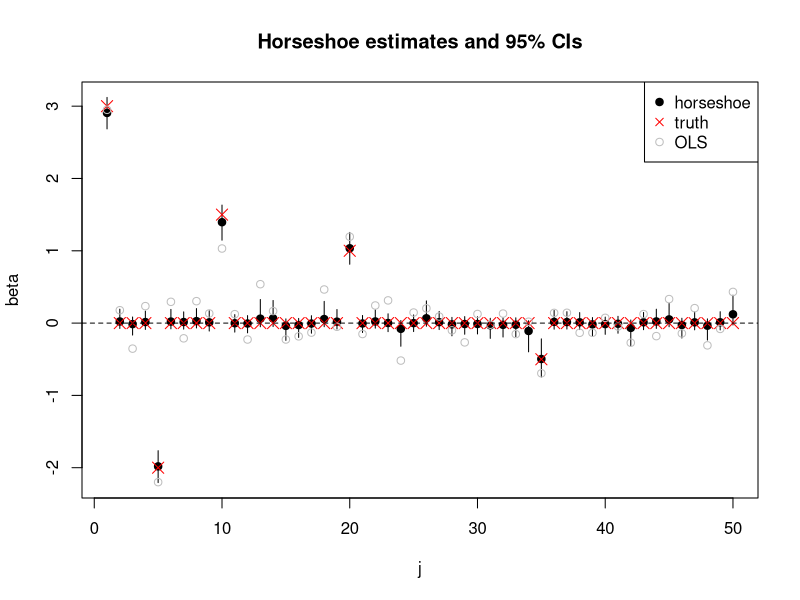
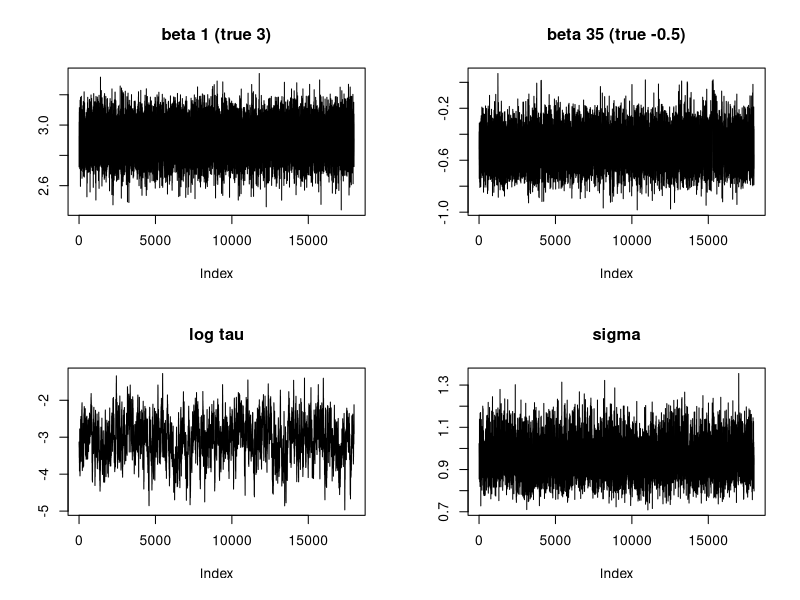
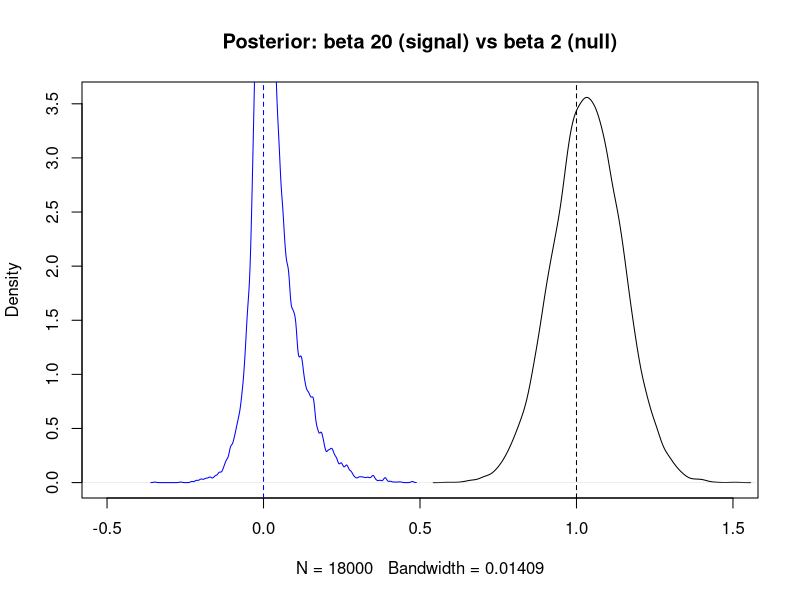

Reproduce these figures in R, in order.
# Horseshoe linear regression on synthetic data (Gibbs sampler, base R)
# Model and updates follow ../Notes/horseshoe_linear_regression.tex

set.seed(1)

# ---- Simulate data ----------------------------------------------------------
n <- 100
p <- 50
beta_true <- rep(0, p)
beta_true[c(1, 5, 10, 20, 35)] <- c(3, -2, 1.5, 1, -0.5)

Sigma <- 0.5^abs(outer(1:p, 1:p, "-"))
X <- matrix(rnorm(n * p), n, p) %*% chol(Sigma)
X <- scale(X) * sqrt(n / (n - 1))       # centered, X_j'X_j = n
y <- 2 + X %*% beta_true + rnorm(n)
y <- drop(y)

# ---- Gibbs sampler ----------------------------------------------------------
rinvgamma <- function(k, a, b) b / rgamma(k, shape = a, rate = 1)

horseshoe <- function(y, X, n_iter = 20000, n_burn = 2000,
                      a_sigma = 2, b_sigma = 1, s_tau = 1) {
  n <- nrow(X); p <- ncol(X)
  XtX <- crossprod(X)
  Xty <- drop(crossprod(X, y))

  beta <- rep(0, p); sigma2 <- var(y); tau2 <- 1
  lambda2 <- rep(1, p); nu <- rep(1, p); xi <- 1

  keep <- n_iter - n_burn
  B <- matrix(NA, keep, p)
  S2 <- T2 <- A0 <- numeric(keep)

  for (it in 1:n_iter) {
    alpha <- rnorm(1, mean(y - X %*% beta), sqrt(sigma2 / n))

    A <- XtX
    diag(A) <- diag(A) + 1 / (tau2 * lambda2)
    U <- chol(A)
    m <- backsolve(U, forwardsolve(t(U), Xty - alpha * colSums(X)))
    beta <- m + sqrt(sigma2) * backsolve(U, rnorm(p))

    r <- y - alpha - X %*% beta
    sigma2 <- rinvgamma(1, a_sigma + (n + p) / 2,
                        b_sigma + (sum(r^2) + sum(beta^2 / (tau2 * lambda2))) / 2)
    lambda2 <- rinvgamma(p, 1, 1 / nu + beta^2 / (2 * sigma2 * tau2))
    tau2 <- rinvgamma(1, (p + 1) / 2, 1 / xi + sum(beta^2 / lambda2) / (2 * sigma2))
    nu <- rinvgamma(p, 1, 1 + 1 / lambda2)
    xi <- rinvgamma(1, 1, 1 / s_tau^2 + 1 / tau2)

    if (it > n_burn) {
      k <- it - n_burn
      B[k, ] <- beta; S2[k] <- sigma2; T2[k] <- tau2; A0[k] <- alpha
    }
  }
  list(beta = B, sigma2 = S2, tau2 = T2, alpha = A0)
}

fit <- horseshoe(y, X, s_tau = 5 / 45 / sqrt(n))   # tau scale for ~5 signals

# ---- Metrics ----------------------------------------------------------------
beta_hat <- colMeans(fit$beta)
ci <- apply(fit$beta, 2, quantile, c(0.025, 0.975))
selected <- ci[1, ] > 0 | ci[2, ] < 0
ols <- coef(lm(y ~ X))[-1]

cat("MSE horseshoe:", mean((beta_hat - beta_true)^2), "\n")
cat("MSE OLS:      ", mean((ols - beta_true)^2), "\n")
cat("95% CI coverage:", mean(ci[1, ] <= beta_true & beta_true <= ci[2, ]), "\n")
cat("Selected (CI excludes 0):", which(selected), "\n")
cat("True signals:            ", which(beta_true != 0), "\n")
cat("Intercept:", mean(fit$alpha), "  sigma:", mean(sqrt(fit$sigma2)), "\n")

print(round(data.frame(true = beta_true, horseshoe = beta_hat, ols = ols,
                       lower = ci[1, ], upper = ci[2, ])[beta_true != 0, ], 3))

# ---- Plots ------------------------------------------------------------------
# 1. Estimates vs truth
plot(1:p, beta_hat, pch = 19, ylim = range(ci, ols),
     xlab = "j", ylab = "beta", main = "Horseshoe estimates and 95% CIs")
segments(1:p, ci[1, ], 1:p, ci[2, ])
points(1:p, beta_true, pch = 4, col = "red", cex = 1.5)
points(1:p, ols, col = "grey")
abline(h = 0, lty = 2)
legend("topright", c("horseshoe", "truth", "OLS"),
       pch = c(19, 4, 1), col = c("black", "red", "grey"))

# 2. Trace plots
par(mfrow = c(2, 2))
plot(fit$beta[, 1], type = "l", main = "beta 1 (true 3)", ylab = "")
plot(fit$beta[, 35], type = "l", main = "beta 35 (true -0.5)", ylab = "")
plot(log(sqrt(fit$tau2)), type = "l", main = "log tau", ylab = "")
plot(sqrt(fit$sigma2), type = "l", main = "sigma", ylab = "")
par(mfrow = c(1, 1))

# 3. Posterior densities: a signal vs a null coefficient
plot(density(fit$beta[, 20]), xlim = c(-0.5, 1.5),
     main = "Posterior: beta 20 (signal) vs beta 2 (null)")
lines(density(fit$beta[, 2]), col = "blue")
abline(v = c(0, 1), col = c("blue", "black"), lty = 2)
